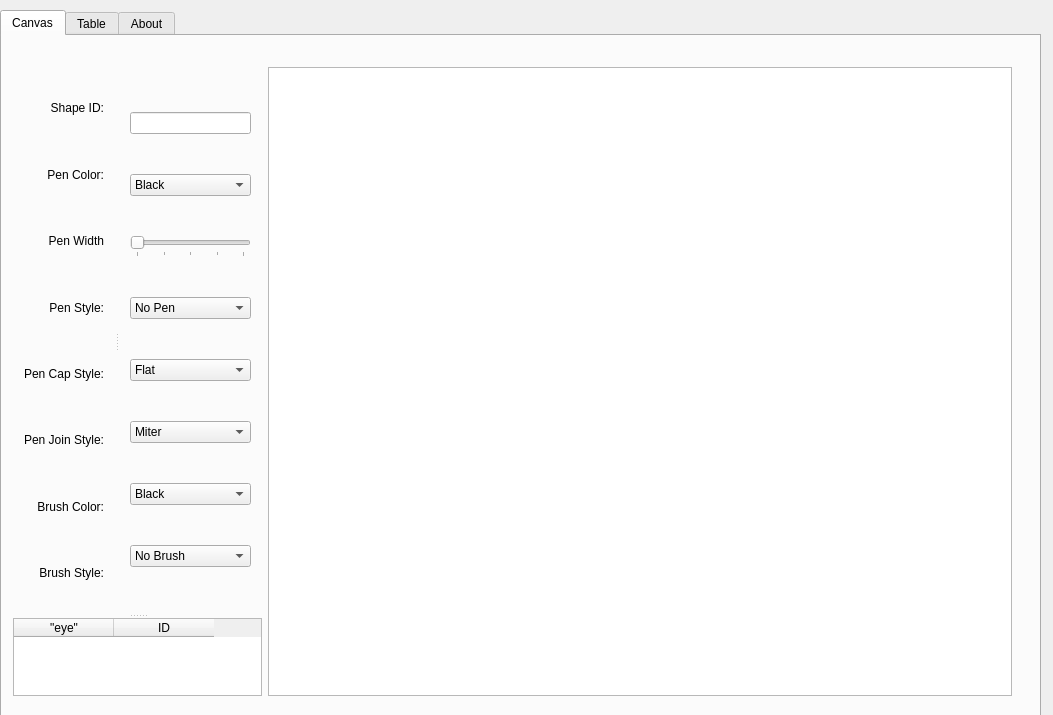
<?xml version="1.0" encoding="UTF-8"?>
<ui version="4.0">
 <class>Dialog</class>
 <widget class="QDialog" name="Dialog">
  <property name="geometry">
   <rect>
    <x>0</x>
    <y>0</y>
    <width>1053</width>
    <height>715</height>
   </rect>
  </property>
  <property name="windowTitle">
   <string>Dialog</string>
  </property>
  <property name="layoutDirection">
   <enum>Qt::LeftToRight</enum>
  </property>
  <widget class="QTabWidget" name="Tabs">
   <property name="geometry">
    <rect>
     <x>0</x>
     <y>10</y>
     <width>1041</width>
     <height>728</height>
    </rect>
   </property>
   <property name="currentIndex">
    <number>0</number>
   </property>
   <widget class="QWidget" name="Canvas">
    <attribute name="title">
     <string>Canvas</string>
    </attribute>
    <widget class="QWidget" name="">
     <property name="geometry">
      <rect>
       <x>0</x>
       <y>20</y>
       <width>1021</width>
       <height>651</height>
      </rect>
     </property>
     <layout class="QHBoxLayout" name="horizontalLayout">
      <item>
       <widget class="QSplitter" name="CanvasInfoSplitter">
        <property name="orientation">
         <enum>Qt::Vertical</enum>
        </property>
        <widget class="QSplitter" name="ModSplitter">
         <property name="orientation">
          <enum>Qt::Horizontal</enum>
         </property>
         <widget class="QWidget" name="">
          <layout class="QVBoxLayout" name="verticalLayout_2">
           <item>
            <widget class="QLabel" name="shapeIdLabel">
             <property name="text">
              <string>Shape ID:</string>
             </property>
             <property name="alignment">
              <set>Qt::AlignRight|Qt::AlignTrailing|Qt::AlignVCenter</set>
             </property>
            </widget>
           </item>
           <item>
            <widget class="QLabel" name="penColorLabel">
             <property name="text">
              <string>Pen Color:</string>
             </property>
             <property name="alignment">
              <set>Qt::AlignRight|Qt::AlignTrailing|Qt::AlignVCenter</set>
             </property>
            </widget>
           </item>
           <item>
            <widget class="QLabel" name="penWidthLabel">
             <property name="text">
              <string>Pen Width</string>
             </property>
             <property name="alignment">
              <set>Qt::AlignRight|Qt::AlignTrailing|Qt::AlignVCenter</set>
             </property>
            </widget>
           </item>
           <item>
            <widget class="QLabel" name="penStyleLabel">
             <property name="text">
              <string>Pen Style:</string>
             </property>
             <property name="alignment">
              <set>Qt::AlignRight|Qt::AlignTrailing|Qt::AlignVCenter</set>
             </property>
            </widget>
           </item>
           <item>
            <widget class="QLabel" name="penCapStyleLabel">
             <property name="text">
              <string>Pen Cap Style:</string>
             </property>
             <property name="alignment">
              <set>Qt::AlignRight|Qt::AlignTrailing|Qt::AlignVCenter</set>
             </property>
            </widget>
           </item>
           <item>
            <widget class="QLabel" name="PenJoinLabel">
             <property name="text">
              <string>Pen Join Style:</string>
             </property>
             <property name="alignment">
              <set>Qt::AlignRight|Qt::AlignTrailing|Qt::AlignVCenter</set>
             </property>
            </widget>
           </item>
           <item>
            <widget class="QLabel" name="BrushColorLabel">
             <property name="text">
              <string>Brush Color:</string>
             </property>
             <property name="alignment">
              <set>Qt::AlignRight|Qt::AlignTrailing|Qt::AlignVCenter</set>
             </property>
            </widget>
           </item>
           <item>
            <widget class="QLabel" name="brushStyleLabel">
             <property name="text">
              <string>Brush Style:</string>
             </property>
             <property name="alignment">
              <set>Qt::AlignRight|Qt::AlignTrailing|Qt::AlignVCenter</set>
             </property>
            </widget>
           </item>
          </layout>
         </widget>
         <widget class="QWidget" name="">
          <layout class="QVBoxLayout" name="InputLayout">
           <item>
            <widget class="QLineEdit" name="shapeIdEdit">
             <property name="layoutDirection">
              <enum>Qt::LeftToRight</enum>
             </property>
             <property name="text">
              <string/>
             </property>
             <property name="maxLength">
              <number>3</number>
             </property>
             <property name="alignment">
              <set>Qt::AlignRight|Qt::AlignTrailing|Qt::AlignVCenter</set>
             </property>
            </widget>
           </item>
           <item>
            <widget class="QComboBox" name="penColorEdit">
             <item>
              <property name="text">
               <string>Black</string>
              </property>
             </item>
             <item>
              <property name="text">
               <string>White</string>
              </property>
             </item>
             <item>
              <property name="text">
               <string>Gray</string>
              </property>
             </item>
             <item>
              <property name="text">
               <string>Red</string>
              </property>
             </item>
             <item>
              <property name="text">
               <string>Blue</string>
              </property>
             </item>
             <item>
              <property name="text">
               <string>Green</string>
              </property>
             </item>
             <item>
              <property name="text">
               <string>Yellow</string>
              </property>
             </item>
             <item>
              <property name="text">
               <string>Cyan</string>
              </property>
             </item>
             <item>
              <property name="text">
               <string>Magenta</string>
              </property>
             </item>
            </widget>
           </item>
           <item>
            <widget class="QSlider" name="penWidthEdit">
             <property name="minimumSize">
              <size>
               <width>81</width>
               <height>21</height>
              </size>
             </property>
             <property name="minimum">
              <number>0</number>
             </property>
             <property name="maximum">
              <number>20</number>
             </property>
             <property name="orientation">
              <enum>Qt::Horizontal</enum>
             </property>
             <property name="invertedAppearance">
              <bool>false</bool>
             </property>
             <property name="invertedControls">
              <bool>false</bool>
             </property>
             <property name="tickPosition">
              <enum>QSlider::TicksBelow</enum>
             </property>
             <property name="tickInterval">
              <number>5</number>
             </property>
            </widget>
           </item>
           <item>
            <widget class="QComboBox" name="penStyleEdit">
             <item>
              <property name="text">
               <string>No Pen</string>
              </property>
             </item>
             <item>
              <property name="text">
               <string>Solid</string>
              </property>
             </item>
             <item>
              <property name="text">
               <string>Dashed</string>
              </property>
             </item>
             <item>
              <property name="text">
               <string>Dotted</string>
              </property>
             </item>
             <item>
              <property name="text">
               <string>Dash-Dotted</string>
              </property>
             </item>
             <item>
              <property name="text">
               <string>Dash-Dot-Dotted</string>
              </property>
             </item>
            </widget>
           </item>
           <item>
            <widget class="QComboBox" name="PenCapEdit">
             <item>
              <property name="text">
               <string>Flat</string>
              </property>
             </item>
             <item>
              <property name="text">
               <string>Square</string>
              </property>
             </item>
             <item>
              <property name="text">
               <string>Round</string>
              </property>
             </item>
            </widget>
           </item>
           <item>
            <widget class="QComboBox" name="PenJoinEdit">
             <item>
              <property name="text">
               <string>Miter</string>
              </property>
             </item>
             <item>
              <property name="text">
               <string>Bevel</string>
              </property>
             </item>
             <item>
              <property name="text">
               <string>Round</string>
              </property>
             </item>
            </widget>
           </item>
           <item>
            <widget class="QComboBox" name="brushColorEdit">
             <item>
              <property name="text">
               <string>Black</string>
              </property>
             </item>
             <item>
              <property name="text">
               <string>White</string>
              </property>
             </item>
             <item>
              <property name="text">
               <string>Gray</string>
              </property>
             </item>
             <item>
              <property name="text">
               <string>Red</string>
              </property>
             </item>
             <item>
              <property name="text">
               <string>Green</string>
              </property>
             </item>
             <item>
              <property name="text">
               <string>Blue</string>
              </property>
             </item>
             <item>
              <property name="text">
               <string>Yellow</string>
              </property>
             </item>
             <item>
              <property name="text">
               <string>Cyan</string>
              </property>
             </item>
             <item>
              <property name="text">
               <string>Magenta</string>
              </property>
             </item>
            </widget>
           </item>
           <item>
            <widget class="QComboBox" name="brushStyleEdit">
             <item>
              <property name="text">
               <string>No Brush</string>
              </property>
             </item>
             <item>
              <property name="text">
               <string>Solid</string>
              </property>
             </item>
             <item>
              <property name="text">
               <string>Horizontal</string>
              </property>
             </item>
             <item>
              <property name="text">
               <string>Vertical</string>
              </property>
             </item>
            </widget>
           </item>
          </layout>
         </widget>
        </widget>
        <widget class="QTableWidget" name="layerTable">
         <property name="sizeAdjustPolicy">
          <enum>QAbstractScrollArea::AdjustToContents</enum>
         </property>
         <property name="autoScrollMargin">
          <number>16</number>
         </property>
         <property name="columnCount">
          <number>2</number>
         </property>
         <column>
          <property name="text">
           <string>&quot;eye&quot;</string>
          </property>
         </column>
         <column>
          <property name="text">
           <string>ID</string>
          </property>
         </column>
        </widget>
       </widget>
      </item>
      <item>
       <widget class="QGraphicsView" name="graphicsView"/>
      </item>
     </layout>
    </widget>
   </widget>
   <widget class="QWidget" name="Table">
    <attribute name="title">
     <string>Table</string>
    </attribute>
    <widget class="QTableWidget" name="tableWidget">
     <property name="geometry">
      <rect>
       <x>10</x>
       <y>10</y>
       <width>931</width>
       <height>581</height>
      </rect>
     </property>
    </widget>
   </widget>
   <widget class="QWidget" name="About">
    <property name="enabled">
     <bool>true</bool>
    </property>
    <attribute name="title">
     <string>About</string>
    </attribute>
    <widget class="QLabel" name="contactUsLabel">
     <property name="geometry">
      <rect>
       <x>810</x>
       <y>130</y>
       <width>211</width>
       <height>16</height>
      </rect>
     </property>
     <property name="text">
      <string>Contact us</string>
     </property>
    </widget>
    <widget class="QLabel" name="mainenancePlanLabel">
     <property name="geometry">
      <rect>
       <x>230</x>
       <y>150</y>
       <width>181</width>
       <height>16</height>
      </rect>
     </property>
     <property name="text">
      <string>Maintenance Plan</string>
     </property>
    </widget>
    <widget class="QLabel" name="testimonialsLabel">
     <property name="geometry">
      <rect>
       <x>520</x>
       <y>330</y>
       <width>201</width>
       <height>16</height>
      </rect>
     </property>
     <property name="text">
      <string>Testimonials</string>
     </property>
    </widget>
   </widget>
  </widget>
 </widget>
 <layoutdefault spacing="6" margin="11"/>
 <resources/>
 <connections/>
</ui>
